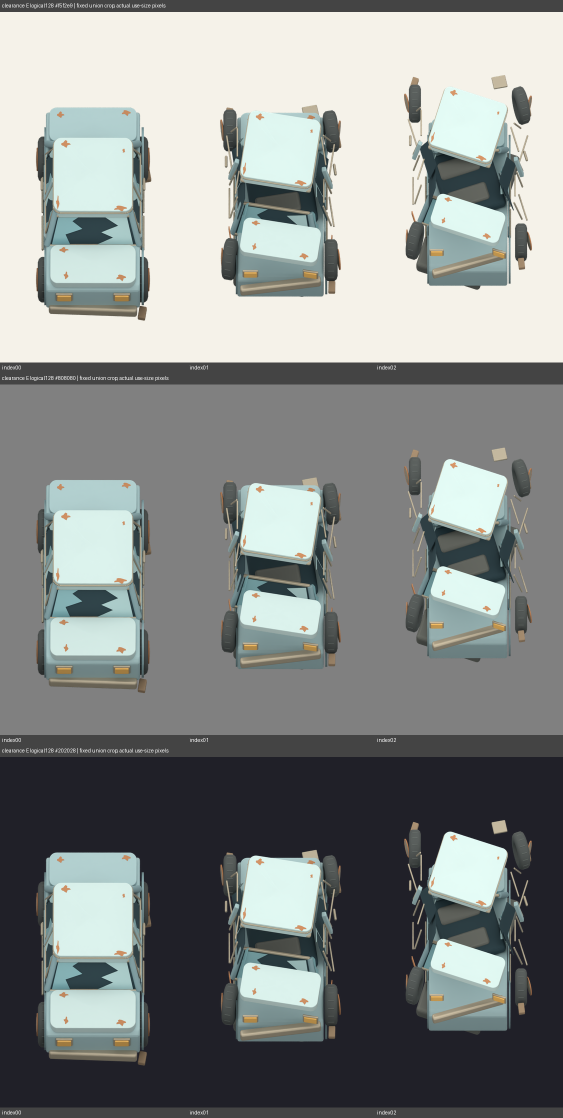
#> input picture prototypes/sushi-loop/assets/refinement/objects/garbage-car/reviews/round-01-independent/present-clearance-E-logical128-00.png, 1125 x 2235 px, given in place of 000.png, which was not available (shown at 1/2 size)
$ python verify_presentations.py
#> lines starting #> are read from the running program, lines starting #| are printed output that depends on the picture; pictures that were not available may be replaced by others from this repository, and a replacement may not be noted
from pathlib import Path
from PIL import Image,ImageDraw
import json,hashlib,math
P=Path('/Users/yiouchen/.codex/worktrees/warm-soft-catalog/game-prototype/prototypes/sushi-loop/assets/refinement/objects/garbage-car');C=P/'candidates/round-01';O=P/'reviews/round-01-independent'
checks=[];sheets=[]
sha=lambda p:hashlib.sha256(p.read_bytes()).hexdigest()
for clip,n in [('idle',1),('highlighted',12),('clearance',12)]:
 for d in ['N','E','S','W']:
  raw=[Image.open(C/f'frames/{clip}-{d}/{i:03}.png').convert('RGBA') for i in range(n)]
#> raw = 1 item
  for label,size in [('logical128',(576,832)),('phone55',(248,358))]:
   views={};alphas=[f.resize(size,Image.Resampling.LANCZOS).getchannel('A').getbbox() for f in raw];bbox=(max(0,min(b[0] for b in alphas)-5),max(0,min(b[1] for b in alphas)-5),min(size[0],max(b[2] for b in alphas)+5),min(size[1],max(b[3] for b in alphas)+5));w,h=bbox[2]-bbox[0],bbox[3]-bbox[1]
#> after `alphas = [f.resize(size, Image.Resampling.LANCZOS).getchannel('A').get`: alphas = [(0, 0, 576, 832)]
#> after `bbox = (max(0, min((b[0] for b in alphas)) - 5), max(0, min((b[1] for `: bbox = (0, 0, 576, 832)
#> after `w, h = (bbox[2] - bbox[0], bbox[3] - bbox[1])`: w = 576; h = 832
   for bg in ['f5f2e9','808080','202028']:
    path=C/f'previews/all-{clip}-{d}-{label}-{bg}.png';im=Image.open(path).convert('RGB');views[bg]=[]
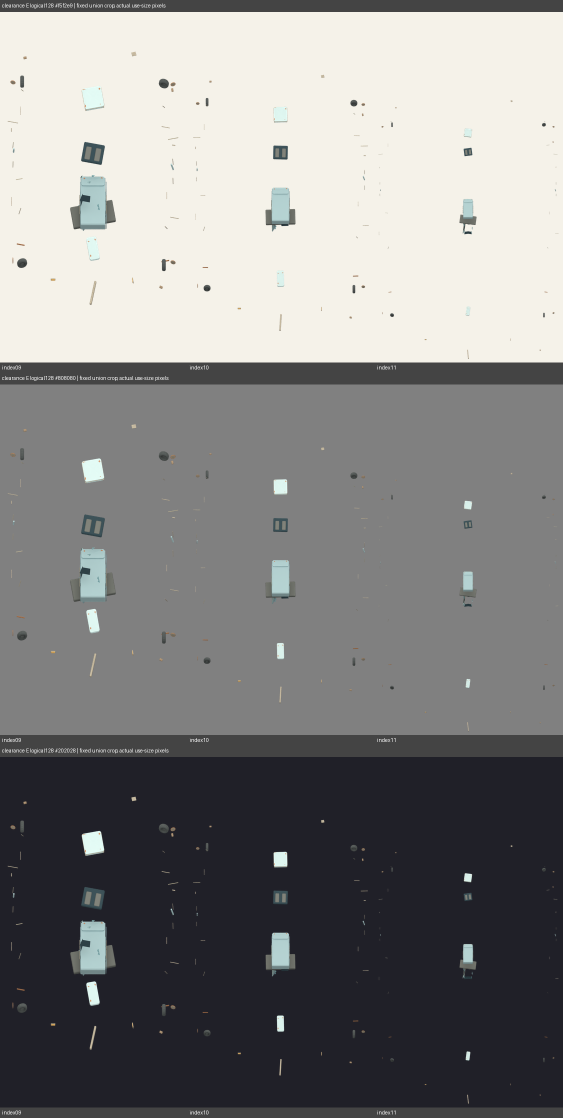
#> input picture prototypes/sushi-loop/assets/refinement/objects/garbage-car/reviews/round-01-independent/present-clearance-E-logical128-09.png, 1125 x 2235 px, given in place of all-idle-N-logical128-f5f2e9.png, which was not available (shown at 1/2 size)
#> further down, im is the input picture: PIL image 1125x2235 RGB; mean R, G, B 131.6, 131.2, 130.7
    for i,f in enumerate(raw):
     expected=Image.new('RGBA',size,'#'+bg);expected.alpha_composite(f.resize(size,Image.Resampling.LANCZOS));actual=im.crop((i%6*size[0],24+i//6*size[1],i%6*size[0]+size[0],24+i//6*size[1]+size[1]));checks.append({'path':str(path.relative_to(P)),'index':i,'expectedRasterEqual':expected.convert('RGB').tobytes()==actual.tobytes(),'size':size});views[bg].append(actual.crop(bbox))
#> this loop made 1 pass
#> pass 1, `expected = Image.new('RGBA', size, '#' + bg)`:
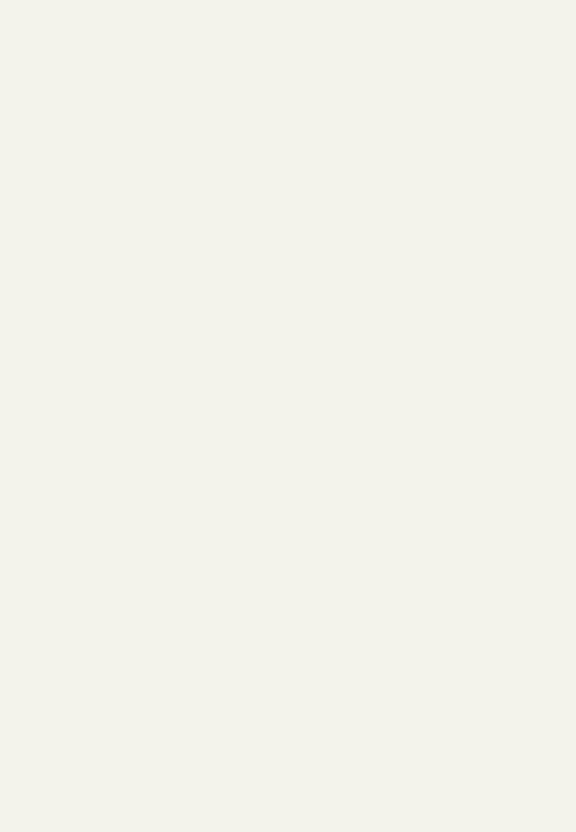
#> expected: PIL image 576x832 RGBA; mean R, G, B, A 245, 242, 233, 255
#> pass 1, `actual = im.crop((i % 6 * size[0], 24 + i // 6 * size[1], i % 6 * size`:
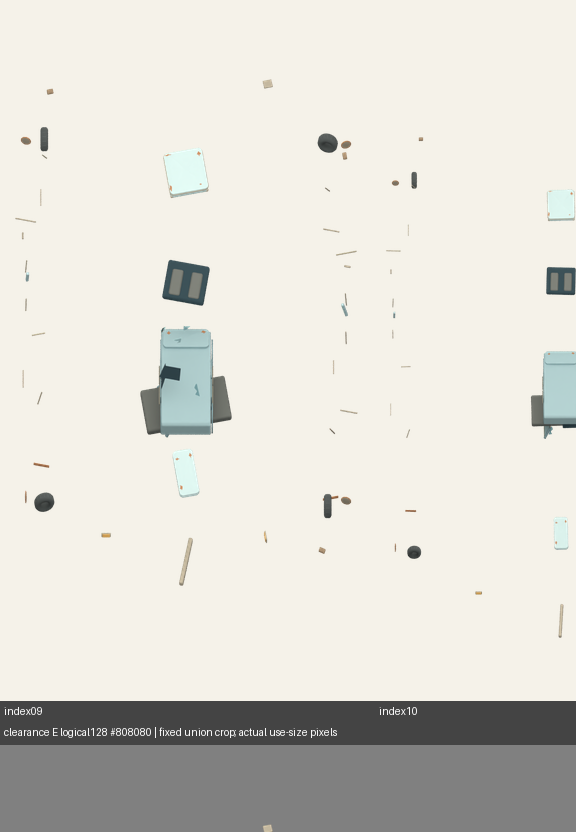
#> actual: PIL image 576x832 RGB; mean R, G, B 220.1, 218.4, 211
#> after the loop:
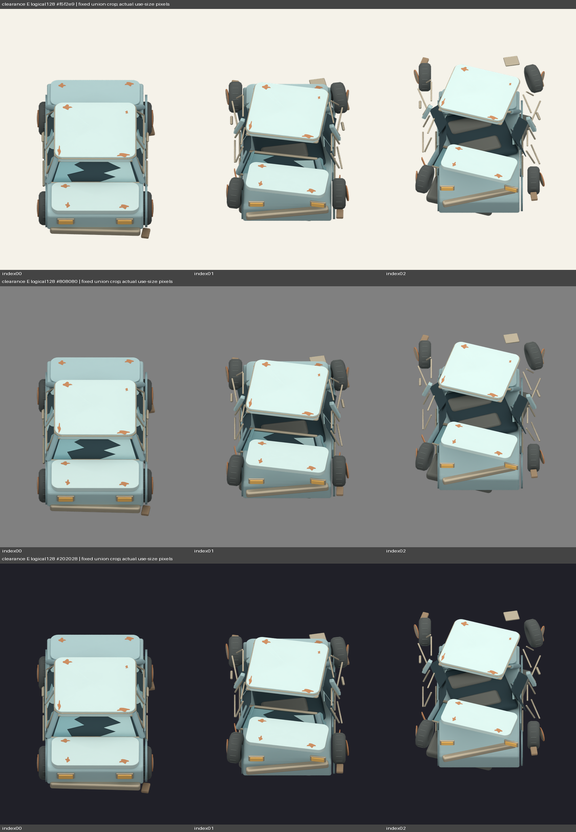
#> expected: PIL image 576x832 RGBA; mean R, G, B, A 136, 139.9, 138.3, 255
#> after the loop, checks = 1 item
#> (the run stopped early here; a loop or call above may not have finished)
